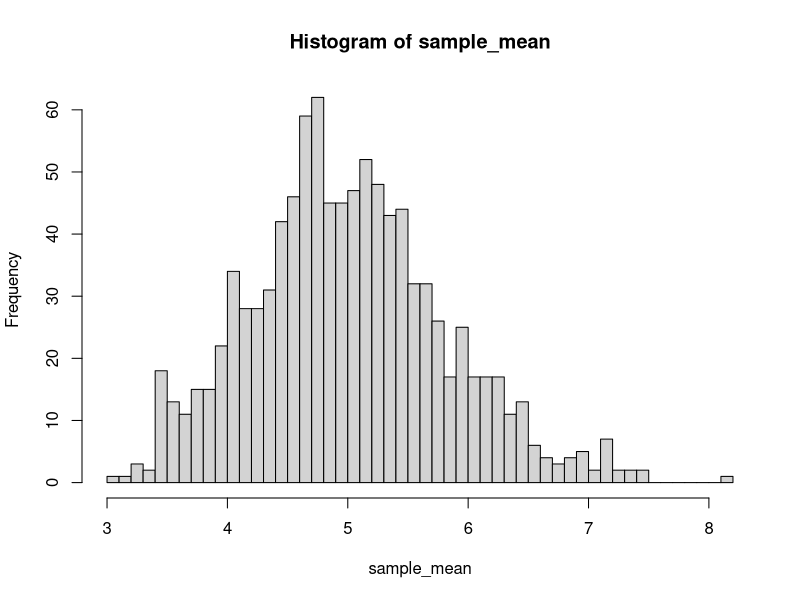

Source code (R):
## ---- chunk 1
# set lambda 
lambda <- 0.2

# set number of observation (sample size)
n <- 40

# set number of simualtion (sampling)
count <- 1000

# simulate exponential distribution of 'n' samples a 'count' times
exp_dist_simulation <- replicate(count, rexp(n, lambda))

# apply function 'mean' to 'exp_dist_simulation', 2 represents column
# also called Sampling Distribution of the Sample Mean
sample_mean <- apply(exp_dist_simulation, 2, mean)
## ---- chunk 2
# mean of Sampling Distribution of the Sample Mean (mean of means)
# is it 5 ?
mean(sample_mean)
# standard deviation of Sampling Distribution of the Sample Mean
# aka Standard Error
# is it 0.79 ?
sd(sample_mean)
# variance, is it 0.62 (0.79^2) ?
var(sample_mean)
## ---- chunk 3
# is it normally distributed ?
hist(sample_mean, breaks=40)
